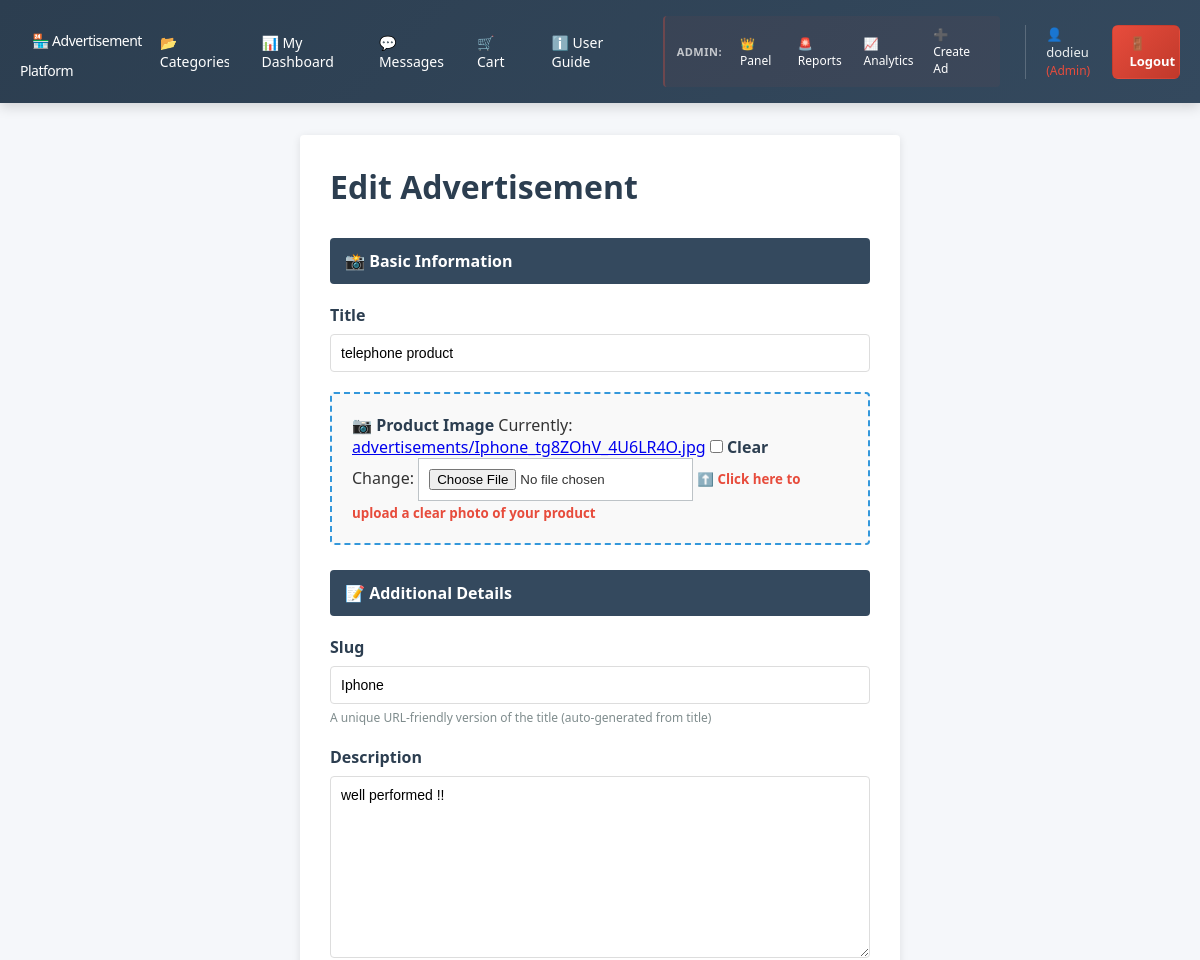
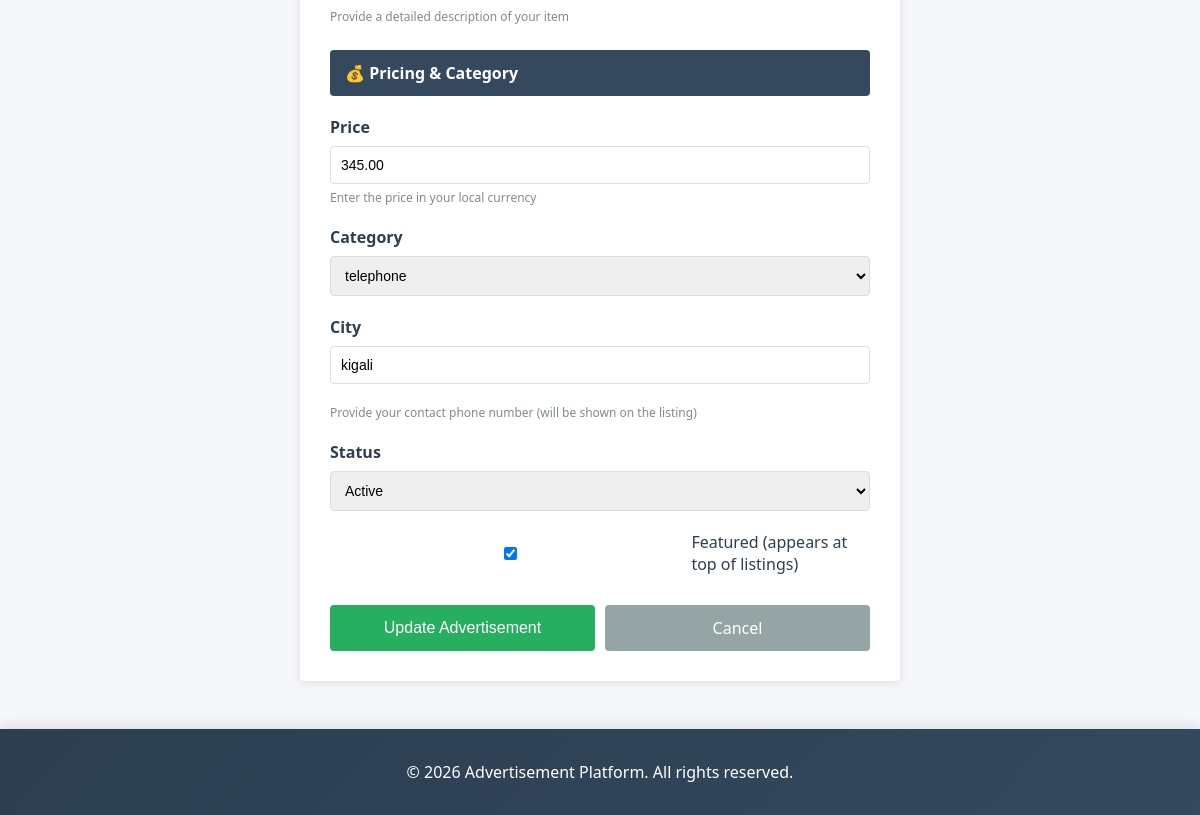
Screenshot of /advertisement/Iphone/edit/ (signed in) with the database file from the repository (2 pictures, top to bottom).
### myapp/models.py (models this page shows, shortened)
class Advertisement(models.Model):
    STATUS_CHOICES = [
        ('active', 'Active'),
        ('sold', 'Sold'),
        ('expired', 'Expired'),
        ('pending', 'Pending Approval'),
    ]
    user = models.ForeignKey(
        settings.AUTH_USER_MODEL,
        on_delete=models.CASCADE,
        related_name="ads"
    )
    image = models.ImageField(
        upload_to='advertisements/',
        default='defaults/no-image.png',
        blank=True,
        null=True
    )
    title = models.CharField(max_length=200)
    slug = models.SlugField(unique=True)
    description = models.TextField()
    price = models.DecimalField(max_digits=12, decimal_places=2)
    category = models.ForeignKey(
        Category,
        on_delete=models.SET_NULL,
        null=True
    )
    city = models.CharField(max_length=100)
    status = models.CharField(
        max_length=20,
        choices=STATUS_CHOICES,
        default='pending'
    )
    views = models.PositiveIntegerField(default=0)
    is_featured = models.BooleanField(default=False)
    likes = models.ManyToManyField(
        settings.AUTH_USER_MODEL,
        related_name='liked_ads',
        blank=True
    )
    shares_count = models.PositiveIntegerField(default=0)  # optional: simple share counter
    created_at = models.DateTimeField(auto_now_add=True)
    updated_at = models.DateTimeField(auto_now=True)
    class Meta:
        ordering = ['-created_at']

### myapp/views.py (the view, shortened to what this page needs)
# urls.py: path('advertisement/<slug:slug>/edit/', views.AdvertisementUpdateView.as_view(), name='advertisement-update'),
class AdvertisementUpdateView(LoginRequiredMixin, AdminOnlyMixin, UpdateView):
    model = Advertisement
    template_name = 'myapp/advertisement_form.html'
    form_class = AdvertisementForm
    slug_field = 'slug'
    slug_url_kwarg = 'slug'
    def get_form_kwargs(self):
        kwargs = super().get_form_kwargs()
        kwargs.update({'user': self.request.user})
        return kwargs

### myapp/forms.py
class AdvertisementForm(forms.ModelForm):
    class Meta:
        model = Advertisement
        fields = ['image', 'title', 'slug', 'description', 'price', 'category', 'city', 'is_featured', 'status']
    def __init__(self, *args, user=None, **kwargs):
        super().__init__(*args, **kwargs)

### myapp/models.py (called while the page is built)
    def __str__(self):
        return self.name

### myapp/views.py (called while the page is built)
    def test_func(self):
        user = self.request.user
        return user.is_staff or user.is_superuser

### myapp/Templates/myapp/advertisement_form.html (shortened to what this page needs)
{% extends 'myapp/base.html' %}
{% block content %}
<div class="form-container">
    <h1>{% if form.instance.pk %}Edit{% else %}Create{% endif %} Advertisement</h1>
    <form method="post" enctype="multipart/form-data">
        <div class="form-section">📸 Basic Information</div>
        <div class="form-group">
            <label for="{{ form.title.id_for_label }}">{{ form.title.label }}</label>
            {{ form.title }}
        </div>
        <div class="image-upload-group">
            <label for="{{ form.image.id_for_label }}">📷 Product Image</label>
            {{ form.image }}
            <small>⬆️ Click here to upload a clear photo of your product</small>
        </div>
        <div class="form-section">📝 Additional Details</div>
        <div class="form-group">
            <label for="{{ form.slug.id_for_label }}">{{ form.slug.label }}</label>
            {{ form.slug }}
            <small>A unique URL-friendly version of the title (auto-generated from title)</small>
        </div>
        <div class="form-group">
            <label for="{{ form.description.id_for_label }}">{{ form.description.label }}</label>
            {{ form.description }}
            <small>Provide a detailed description of your item</small>
        </div>
        <div class="form-section">💰 Pricing & Category</div>
        <div class="form-group">
            <label for="{{ form.price.id_for_label }}">{{ form.price.label }}</label>
            {{ form.price }}
            <small>Enter the price in your local currency</small>
        </div>
        <div class="form-group">
            <label for="{{ form.category.id_for_label }}">{{ form.category.label }}</label>
            {{ form.category }}
        </div>
        <div class="form-group">
            <label for="{{ form.city.id_for_label }}">{{ form.city.label }}</label>
            {{ form.city }}
        </div>
        <div class="form-group">
            <small>Provide your contact phone number (will be shown on the listing)</small>
        </div>
        {% if form.status %}
            <div class="form-group">
                <label for="{{ form.status.id_for_label }}">{{ form.status.label }}</label>
                {{ form.status }}
            </div>
        {% endif %}
        {% if form.is_featured %}
            <div class="form-group">
                <label style="display: flex; align-items: center; font-weight: normal;">
                    {{ form.is_featured }} Featured (appears at top of listings)
                </label>
            </div>
        {% endif %}
        <div class="form-actions">
            <button type="submit" class="btn btn-success">
                {% if form.instance.pk %}Update{% else %}Create{% endif %} Advertisement
            </button>
            <a href="{% url 'advertisement-list' %}" class="btn btn-secondary">Cancel</a>
        </div>
    </form>
</div>
{% endblock %}

### myapp/Templates/myapp/base.html (shortened to what this page needs)
<!DOCTYPE html>
<html lang="en">
<head>
</head>
<body>
    <header>
        <nav>
            <h1><a href="{% url 'landing' %}">🏪 Advertisement Platform</a></h1>
            <div class="nav-menu">
                <div class="nav-links">
                    {% if user.is_authenticated %}
                        <a href="{% url 'category-list' %}">📂 Categories</a>
                        <a href="{% url 'user-dashboard' %}">📊 My Dashboard</a>
                        <a href="{% url 'inbox' %}">💬 Messages</a>
                        <a href="{% url 'cart' %}">🛒 Cart</a>
                        <a href="{% url 'user-roles' %}">ℹ️ User Guide</a>
                        {% if user.is_staff %}
                            <div class="admin-section">
                                <span class="admin-label">Admin:</span>
                                <a href="{% url 'admin-dashboard' %}">👑 Panel</a>
                                <a href="{% url 'admin-reports' %}">🚨 Reports</a>
                                <a href="{% url 'share-analytics' %}">📈 Analytics</a>
                                <a href="{% url 'advertisement-create' %}">➕ Create Ad</a>
                            </div>
                        {% endif %}
                    {% endif %}
                </div>
                <div class="auth-links">
                    {% if user.is_authenticated %}
                        <div class="user-info">
                            <span>👤 {{ user.username }}
                                {% if user.is_staff %}
                                    <span style="color: #e74c3c; font-size: 12px;">(Admin)</span>
                                {% else %}
                                    <span style="color: #27ae60; font-size: 12px;">(User)</span>
                                {% endif %}
                            </span>
                        </div>
                        <a href="{% url 'user-logout' %}" class="btn-logout">🚪 Logout</a>
                    {% else %}
                        <a href="{% url 'login' %}" class="btn-login">🔐 Login</a>
                        <a href="{% url 'signup' %}" class="btn-signup">📝 Create Account</a>
                    {% endif %}
                </div>
            </div>
        </nav>
    </header>
    <div class="container">
        {% block content %}{% endblock %}
    </div>
    <footer>
        <p>&copy; 2026 Advertisement Platform. All rights reserved.</p>
    </footer>
</body>
</html>

### myapp/Templates/myapp/base.html (style rules this page uses)
* { margin: 0; padding: 0; box-sizing: border-box; }
body { font-family: 'Segoe UI', Tahoma, Geneva, Verdana, sans-serif; background-color: #f5f7fa; color: #333; }
header { background: linear-gradient(135deg, #2c3e50 0%, #34495e 100%); color: white; padding: 1rem 0; box-shadow: 0 4px 12px rgba(0,0,0,0.15); position: sticky; top: 0; z-index: 100; }
nav { max-width: 1200px; margin: 0 auto; display: flex; justify-content: space-between; align-items: center; padding: 0 20px; }
nav h1 { font-size: 22px; font-weight: 700; letter-spacing: -0.5px; }
nav h1 a { color: white; text-decoration: none; transition: color 0.3s; }
.nav-menu { display: flex; align-items: center; gap: 25px; }
.nav-links { display: flex; gap: 20px; align-items: center; }
.admin-section { display: flex; align-items: center; gap: 10px; margin-left: 20px; padding-left: 20px; border-left: 2px solid rgba(231, 76, 60, 0.3); background: rgba(231, 76, 60, 0.05); border-radius: 4px; padding: 6px 12px; }
.admin-label { font-size: 11px; color: rgba(255,255,255,0.7); font-weight: 600; text-transform: uppercase; letter-spacing: 0.5px; }
.admin-section a { font-size: 12px; padding: 4px 8px; }
nav a { color: white; text-decoration: none; font-size: 14px; font-weight: 500; transition: all 0.25s ease; padding: 8px 12px; border-radius: 4px; position: relative; overflow: hidden; }
nav a::after { content: ""; position: absolute; left: 50%; bottom: 6px; width: 0; height: 2px; background: rgba(52, 152, 219, 1); border-radius: 2px; transition: width 0.25s ease, left 0.25s ease; }
.auth-links { display: flex; gap: 10px; align-items: center; border-left: 1px solid rgba(255,255,255,0.2); padding-left: 20px; }
.btn-logout { background: linear-gradient(135deg, #e74c3c, #c0392b); color: white; padding: 8px 16px; border-radius: 6px; text-decoration: none; font-weight: 600; font-size: 13px; transition: all 0.3s; border: 1px solid transparent; }
.user-info { position: relative; display: flex; align-items: center; gap: 8px; font-size: 13px; color: #ecf0f1; cursor: pointer; }
.container { max-width: 1200px; margin: 2rem auto; padding: 0 20px; }
.btn { display: inline-block; padding: 10px 20px; background-color: #3498db; color: white; text-decoration: none; border-radius: 4px; border: none; cursor: pointer; font-size: 14px; transition: all 0.3s; }
.btn-success { background-color: #27ae60; }
footer { background: linear-gradient(135deg, #2c3e50 0%, #34495e 100%); color: white; text-align: center; padding: 2rem; margin-top: 3rem; box-shadow: 0 -4px 12px rgba(0,0,0,0.1); }

### myapp/Templates/myapp/advertisement_form.html (style rules this page uses)
.form-container { max-width: 600px; margin: 0 auto; background: white; padding: 30px; border-radius: 4px; box-shadow: 0 2px 8px rgba(0,0,0,0.1); }
.form-container h1 { color: #2c3e50; margin-bottom: 30px; }
.form-group { margin-bottom: 20px; }
.form-group label { display: block; margin-bottom: 8px; color: #2c3e50; font-weight: bold; }
.form-group input, .form-group textarea, .form-group select { width: 100%; padding: 10px; border: 1px solid #ddd; border-radius: 4px; font-family: Arial, sans-serif; font-size: 14px; box-sizing: border-box; }
.form-group textarea { resize: vertical; min-height: 150px; }
.form-group small { display: block; margin-top: 5px; color: #7f8c8d; font-size: 12px; }
.form-actions { display: flex; gap: 10px; margin-top: 30px; }
.form-actions .btn { flex: 1; text-align: center; padding: 12px 20px; font-size: 16px; }
.btn-secondary { background-color: #95a5a6; }
.form-section { background-color: #34495e; color: white; padding: 12px 15px; margin-top: 25px; margin-bottom: 20px; border-radius: 4px; font-weight: bold; font-size: 16px; }
.form-section:first-of-type { margin-top: 0; }
.image-upload-group { background-color: #f9f9f9; padding: 20px; border-radius: 4px; border: 2px dashed #3498db; margin-bottom: 20px; }
.image-upload-group label { color: #2c3e50; font-weight: bold; font-size: 16px; }
.image-upload-group input[type="file"] { padding: 10px; border: 1px solid #bdc3c7; background-color: white; }
.image-upload-group small { color: #e74c3c; font-weight: bold; }

### rows the page displays
Advertisement: title "telephone product", slug "Iphone", description "well performed !!", price "345.00", category "telephone", city "kigali", status "Active", is_featured "☑"

### other values shown
{{ user.username }} "dodieu"
